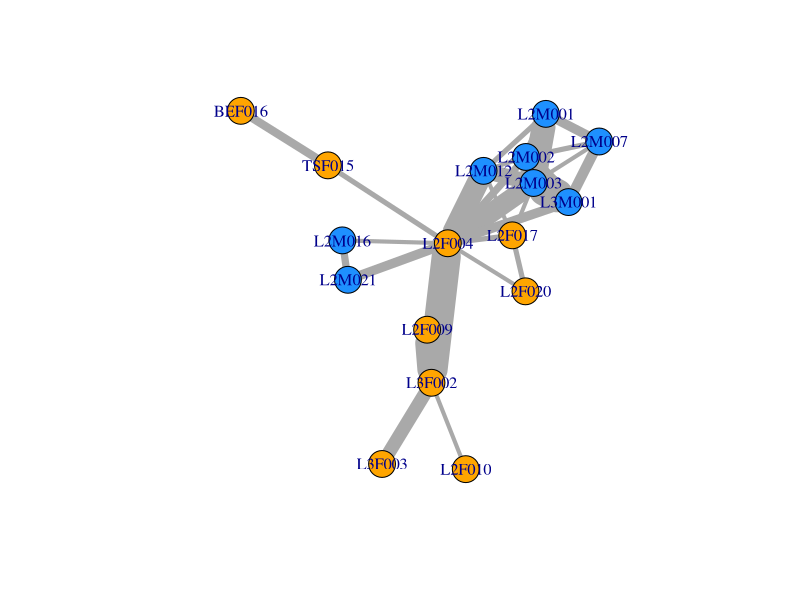
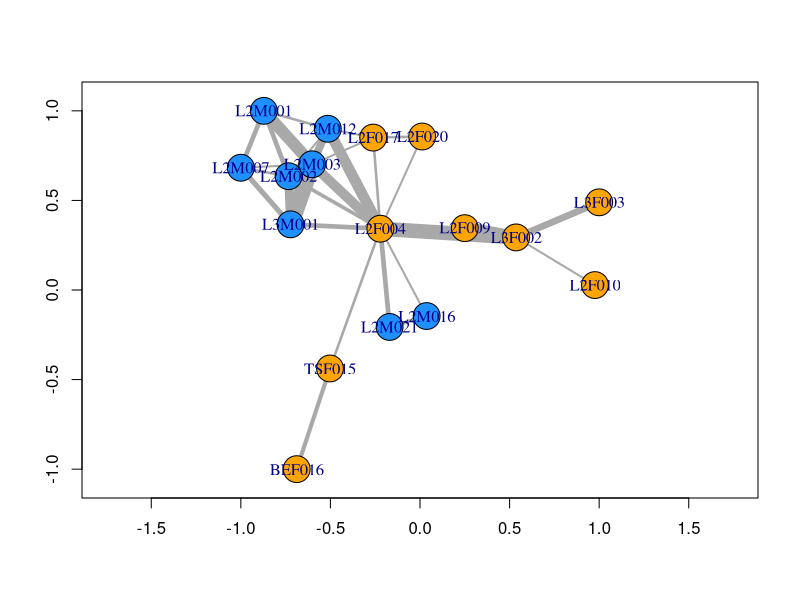

The R script that drew these images, in order:
rm(list = ls())
library(readr)
library(dplyr)
library(igraph)
library(purrr)
d <- read_csv("SubCall.csv")
d <- d %>% filter(d$ObsType == "Scan")

d <- split(d, d$Colony)

get_pair <- function(A, B) {
 x <- tibble(name = c(A, B), 
         order = order(name)) %>% 
    arrange(order) %>% pull(name)
  out <- paste0(x, collapse = "_")
}

### create a df of interaction 
d2 <- d[[33]] %>% select(Winner, Loser) %>% 
  mutate(pair_ID = map2_chr(Winner, Loser, ~ get_pair(.x,.y))) %>%
  group_by(pair_ID) %>% 
  summarise(n = n()) %>%
  tidyr::separate(pair_ID, into =c("A", "B"), sep = "_") %>% 
  filter(n > 3)

all_names <- c(d2$A, d2$B)
unique_names <- unique(c(d2$A, d2$B))
d_nodes <- data.frame(name = unique_names, 
                      sex =  ifelse(stringr::str_detect(unique_names, "M"), "male", "female"))


x <- graph_from_data_frame(d = d2, vertices = d_nodes, directed = FALSE)

g <- simplify(x)
E(x)
vertex_attr(g)
edge_attr(g)

V(g)$color <- ifelse(V(g)$sex == "female", "orange", "dodgerblue")


plot(g, edge.width = E(g)$n)
plot(g, layout = layout_nicely(g), edge.width = E(g)$n/2, edge.connectivity(g))

